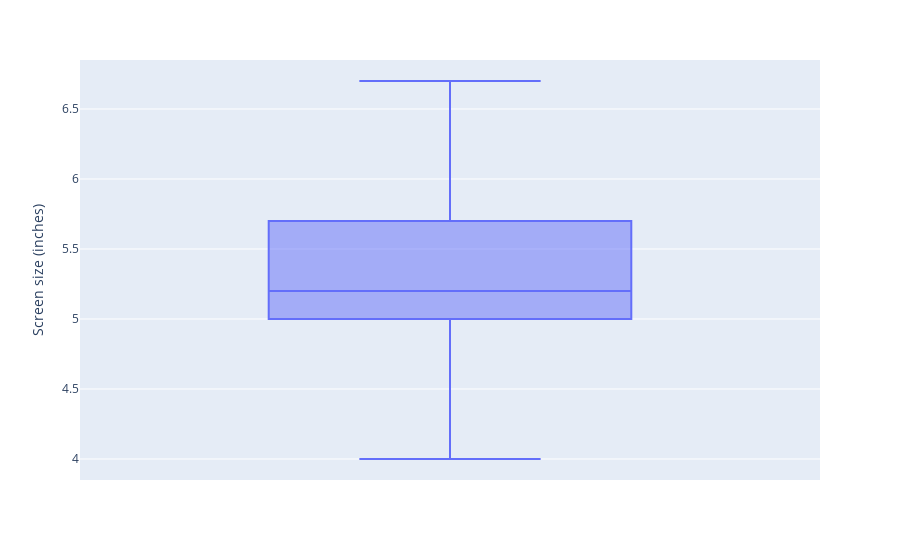

Write notebook code for a chart like this one.
### Code cell
Q1_s=df["Screen size (inches)"].quantile(0.25)
Q3_s=df["Screen size (inches)"].quantile(0.75)
iqr=Q3_s-Q1_s
lt=Q1_s-(1.5*iqr)
ut=Q3_s+(1.5*iqr)
df=df[(df["Screen size (inches)"]>lt) & (df["Screen size (inches)"]<ut)]


fig=px.box(df,y="Screen size (inches)")
fig.show()

### Figure 1 — Plotly figure (JSON) as saved in the notebook; plotly's stock layout.template omitted (floating-point values rounded to 4 significant figures; data arrays with more than 128 entries replaced by an {"elided": "..."} marker saying what was removed)
{"data": [{"alignmentgroup": "True", "hovertemplate": "Screen size (inches)=%{y}<extra></extra>", "legendgroup": "", "marker": {"color": "#636efa"}, "name": "", "notched": false, "offsetgroup": "", "orientation": "v", "showlegend": false, "type": "box", "x0": " ", "xaxis": "x", "y": {"elided": "1333 float values"}, "y0": " ", "yaxis": "y"}], "layout": {"boxmode": "group", "legend": {"tracegroupgap": 0}, "margin": {"t": 60}, "xaxis": {"anchor": "y", "domain": [0, 1]}, "yaxis": {"anchor": "x", "domain": [0, 1], "title": {"text": "Screen size (inches)"}}}}
